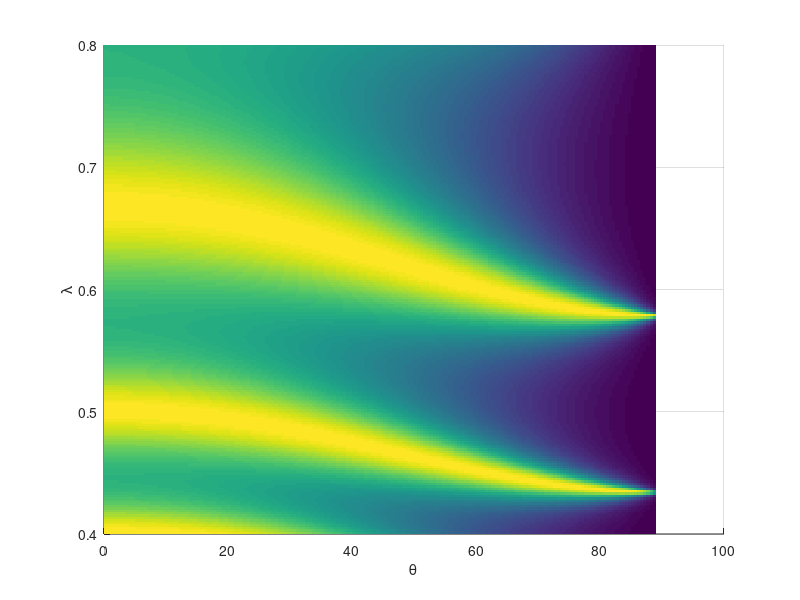

MATLAB code for this plot:
%{
Copyright © 2020 Alexey A. Shcherbakov. All rights reserved.

This file is part of ComputationalElectrodynamics.

ComputationalElectrodynamics is free software: you can redistribute it and/or modify
it under the terms of the GNU General Public License as published by
the Free Software Foundation, either version 2 of the License, or
(at your option) any later version.

ComputationalElectrodynamics is distributed in the hope that it will be useful,
but WITHOUT ANY WARRANTY; without even the implied warranty of
MERCHANTABILITY or FITNESS FOR A PARTICULAR PURPOSE.  See the
GNU General Public License for more details.

You should have received a copy of the GNU General Public License
along with ComputationalElectrodynamics. If not, see <https://www.gnu.org/licenses/>.
%}
%% description:
% calculate a reflection map of a Fabry-Perot resonator
%% implementation:

h = 0.5;
eps_s = 1; % permittivity of the surrounding medium
eps_l = 4; %
theta = pi/10;

kx = sqrt(eps_s)*sin(theta);
kz_s = sqrt(eps_s - kx^2);
kz_l = sqrt(eps_l - kx^2);
Re = ((kz_l - kz_s)/(kz_l + kz_s))^2;
Rh = ((eps_s*kz_l - eps_l*kz_s)/(eps_s*kz_l + eps_l*kz_s))^2;

wl = linspace(0.4,0.8,100);
Te = (1-Re)^2 * ((1-Re)^2 + 4*Re*sin(2*pi*h./wl*kz_l).^2).^(-1);
Th = (1-Rh)^2 * ((1-Rh)^2 + 4*Rh*sin(2*pi*h./wl*kz_l).^2).^(-1);
fr = 1./wl;

%plot(fr,Te);

%% reflection map
% {
[wl,theta] = meshgrid(0.4:0.002:0.8,0:0.5:89);
kx = sin((pi/180)*theta);
kz_s = sqrt(eps_s - kx.^2);
kz_l = sqrt(eps_l - kx.^2);
Re = ((kz_l - kz_s)./(kz_l + kz_s)).^2;
%Rh = ((eps_s*kz_l - eps_l*kz_s)./(eps_s*kz_l + eps_l*kz_s)).^2;
Te = (1-Re).^2 .* ((1-Re).^2 + 4*Re.*sin((2*pi*h)./wl.*kz_l).^2).^(-1);
%Th = (1-Rh)^2 * ((1-Rh)^2 + 4*Rh*sin(2*pi*h./wl*kz_l).^2).^(-1);

surf(theta,wl,Te,'EdgeColor','none');
view(2);
xlabel('\theta');
ylabel('\lambda');
